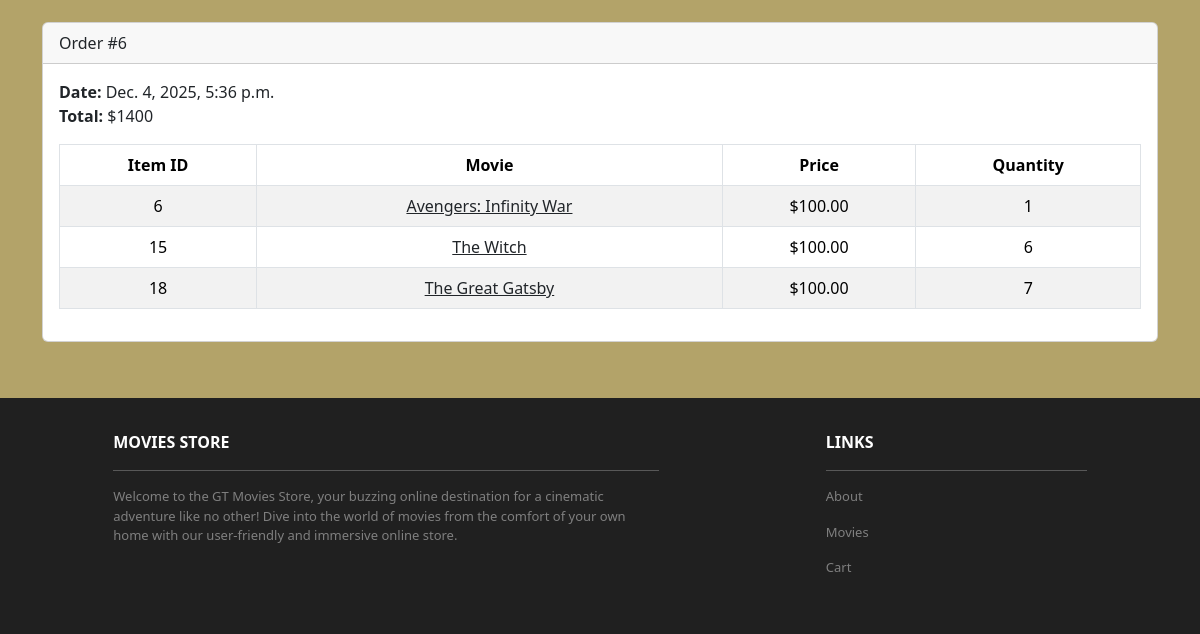
Before: /accounts/orders/ (signed in, lower part) with the older database file.
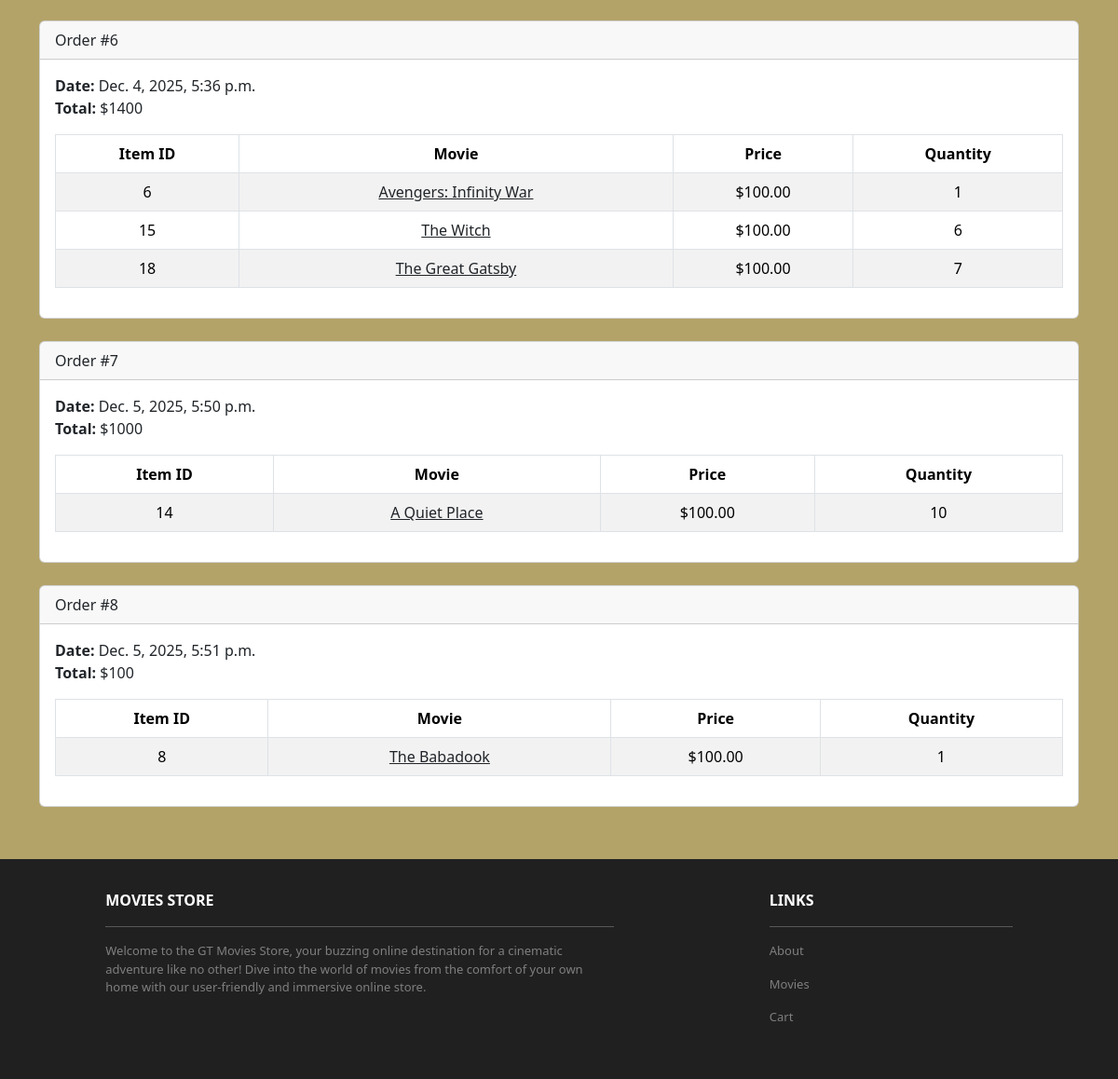
After: the same page with the newer database file.
### cart/models.py (models this page shows, shortened)
class Order(models.Model):
    id = models.AutoField(primary_key=True)
    total = models.IntegerField()
    user = models.ForeignKey(
        User,
        on_delete=models.CASCADE,
        related_name='orders',
        db_index=True
    )
    date = models.DateTimeField(auto_now_add=True, db_index=True)

class Item(models.Model):
    id = models.AutoField(primary_key=True)
    price = models.IntegerField()
    quantity = models.IntegerField()
    order = models.ForeignKey(Order, on_delete=models.CASCADE, related_name="items")
    movie = models.ForeignKey(Movie, on_delete=models.CASCADE)

### movies/models.py (models this page shows, shortened)
class Movie(models.Model):
    id = models.AutoField(primary_key=True)
    GENRE_CHOICES = [
        ('ACTION', 'Action'),
        ('FAMILY', 'Family'),
        ('ADVENTURE', 'Adventure'),
        ('COMEDY', 'Comedy'),
        ('DRAMA', 'Drama'),
        ('HORROR', 'Horror'),
        ('SCIFI', 'Sci-Fi'),
        ('ROMANCE', 'Romance'),
        ('FANTASY', 'Fantasy'),
    ]
    name = models.CharField(max_length=255, db_index=True)
    price = models.DecimalField(max_digits=6, decimal_places=2)
    description = models.TextField()
    genre = models.CharField(
        max_length=20,
        choices=GENRE_CHOICES,
        default='DRAMA')
    image = models.ImageField(upload_to='movie_images/', blank=True, null=True)
    image_url = models.URLField(blank=True, null=True)

### accounts/views.py (the view)
# urls.py: path('orders/', views.orders, name='accounts.orders'),
@login_required
def orders(request):
    template_data = {}
    template_data = {'title': 'Orders', 'orders': request.user.orders.all()}
    return render(request, 'accounts/orders.html', {'template_data': template_data})

### accounts/templates/accounts/orders.html (shortened to what this page needs)
<!DOCTYPE html>
<html lang="en">
<head>
</head>
<body>
  {% extends 'base.html' %}
  {% block content %}
    <div class="p-3">
      <div class="container">
        <div class="row mt-3">
          <div class="col mx-auto mb-3">
            {% for order in template_data.orders %}
            <div class="card mb-4">
              <div class="card-header">
                Order #{{ order.id }}
              </div>
              <div class="card-body">
                <b>Date:</b> {{ order.date }}<br />
                <b>Total:</b> ${{ order.total }}<br />
                <table class="table table-bordered
                  table-striped text-center mt-3">
                  <thead>
                    <tr>
                      <th scope="col">Item ID</th>
                      <th scope="col">Movie</th>
                      <th scope="col">Price</th>
                      <th scope="col">Quantity</th>
                    </tr>
                  </thead>
                  <tbody>
                    {% for item in order.items.all %}
                    <tr>
                      <td>{{ item.movie.id }}</td>
                      <td>
                        <a class="link-dark" href="{% url 'movies.show' id=item.movie.id %}">
                          {{ item.movie.name }}
                        </a>
                      </td>
                      <td>${{ item.movie.price }}</td>
                      <td>{{ item.quantity }}</td>
                    </tr>
                    {% endfor %}
                  </tbody>
                </table>
              </div>
            </div>
            {% endfor %}
          </div>
        </div>
      </div>
    </div>
  {% endblock content %}

### moviesstore/templates/base.html (shortened to what this page needs)
<!DOCTYPE html>
<html>
  <head>
    {% load static %}
    <link href="https://cdn.jsdelivr.net/npm/bootstrap@5.3.3/dist/css/bootstrap.min.css" rel="stylesheet">
    <link rel="stylesheet" href="https://cdnjs.cloudflare.com/ajax/libs/font-awesome/6.1.1/css/all.min.css">
    <link rel="stylesheet" type="text/css" href="{% static 'css/style.css' %}">
    <link rel="stylesheet" type="text/css" href="{% static 'css/custom.css' %}">
  </head>
  <body>
    <div class="pb-6 bg-yellow content">
      {% block content %}
      {% endblock content %}
    </div>
    <section class="p-3 ms-footer d-none d-md-block b-0 w-100 bottom-0">
      <div class="container">
        <div class="row mt-3 text-white">
          <div class="col-md-6 col-lg-6 col-xl-6 mx-auto mb-4">
            <b>MOVIES STORE</b>
            <hr />
            <p>
              Welcome to the GT Movies Store, your buzzing online
              destination for a cinematic adventure like no other!
              Dive into the world of movies from the comfort of your
              own home with our user-friendly and immersive online store.
            </p>
          </div>
          <div class="col-md-3 col-lg-3 col-xl-3 mx-auto mb-4">
            <b>LINKS</b>
            <hr />
            <p><a class="nav-link" href="{% url 'home.about' %}">About</a></p>
            <p><a class="nav-link" href="{% url 'movies.index' %}">Movies</a></p>
            <p><a class="nav-link" href="{% url 'cart.index' %}">Cart</a></p>
          </div>
        </div>
      </div>
    </section>
  </body>
</html>

### moviesstore/static/css/style.css (style rules this page uses)
.ms-footer { background-color: #202020; }
.ms-footer p { color: #7F7F7F; font-size: 13px; }

### moviesstore/static/css/custom.css (style rules this page uses)
.bg-yellow { background-color: #b3a369; }
.content { min-height: calc(100vh - 300px); }

Changed rows visible on the page:
added Order: id "7", date "Dec. 5, 2025, 5:50 p.m.", total "1000"
added Item: movie.id "14", movie.name "A Quiet Place", movie.price "100.00", quantity "10", shown under "7"
added Order: id "8", date "Dec. 5, 2025, 5:51 p.m.", total "100"
added Item: movie.id "8", movie.name "The Babadook", movie.price "100.00", quantity "1"
